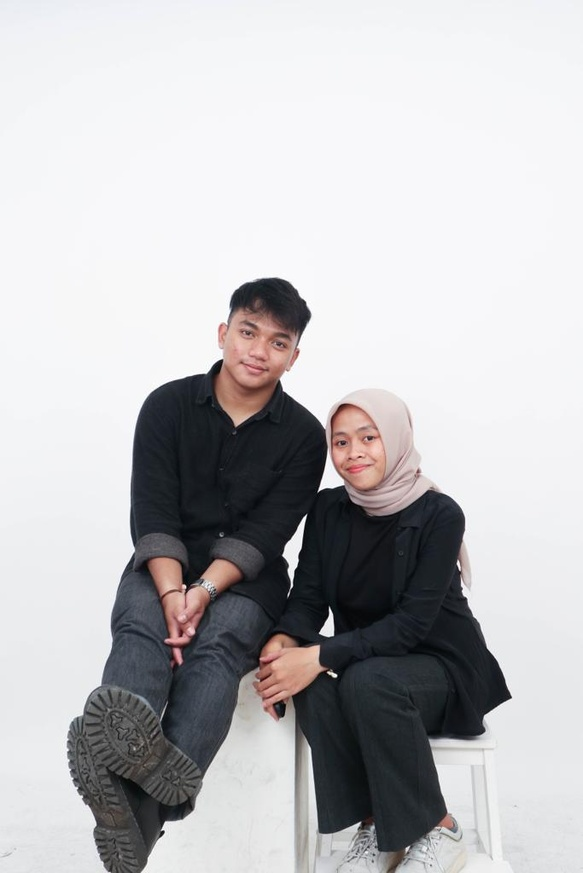
#> input picture farhanwina.jpeg, 583 x 873 px, shrunk from 683 x 1024 before the run
$ python 'FEATURES DETECTING & MATCHING.py'
#> lines starting #> are read from the running program, lines starting #| are printed output that depends on the picture
import numpy as np
import cv2
from matplotlib import pyplot as plt

# Gunakan gambar yang ada pada laptop masing-masing
img1 = cv2.imread('farhanwina.jpeg') # gambar yang dituju
#> img1 is the input picture: shape (873, 583, 3); mean B, G, R 189.8, 187.8, 188.6
img2 = cv2.imread('farhanromd.jpeg') # gambar yang dicari
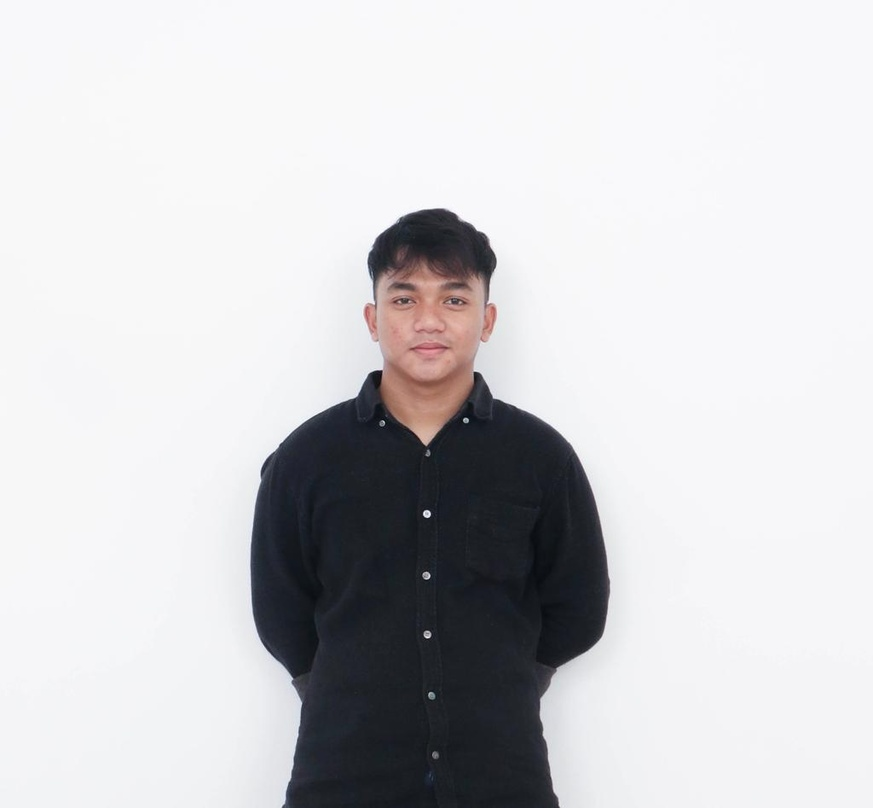
#> input picture farhanromd.jpeg, 873 x 808 px, shrunk from 1024 x 947 before the run
#> img2 is the input picture: shape (808, 873, 3); mean B, G, R 207.6, 205.3, 205.7
gray1 = cv2.cvtColor(img1, cv2.COLOR_BGR2GRAY)
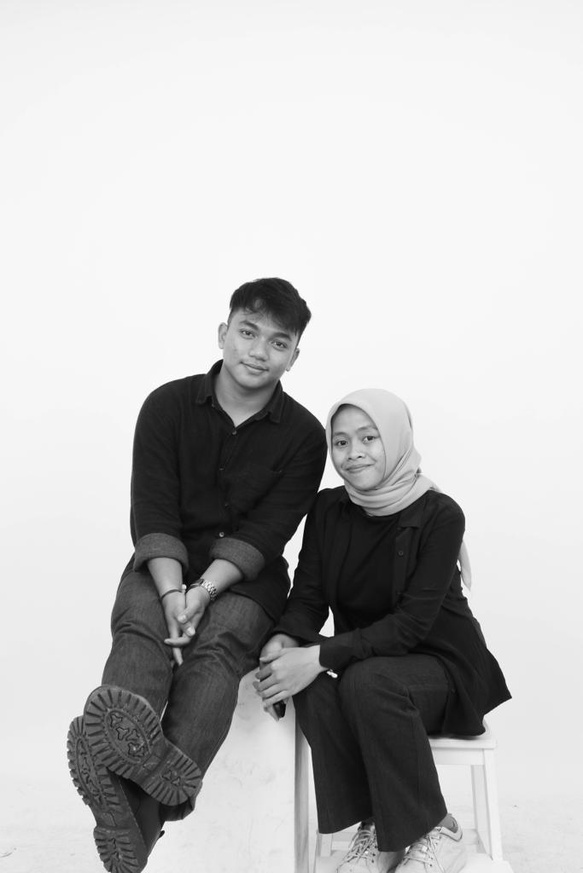
#> gray1: shape (873, 583); min 1, max 255, mean 188.2
gray2 = cv2.cvtColor(img2, cv2.COLOR_BGR2GRAY)

# Menggunakan Detector SIFT
sift = cv2.SIFT_create()

# Mencari Keypoint dengan SIFT
kp1, des1 = sift.detectAndCompute(gray1, None)
#> kp1 = 763 keypoints; strongest (x, y, size): (328, 629, 9.8), (335, 675, 3.2), (330, 479, 13.7), (273, 304, 42.1)
kp2, des2 = sift.detectAndCompute(gray2, None)
#> kp2 = 210 keypoints; strongest (x, y, size): (427, 514, 5.3), (433, 248, 61.9), (466, 420, 3.7), (427, 635, 5.2)

# Melakukan Matching dari hasil deteksi keypoints menggunakan Brute-Force Matcher
bf = cv2.BFMatcher(cv2.NORM_L2, crossCheck=True)
matches = bf.match(des1, des2)
#> matches = 97 matches

# Mengurutkan hasil matching berdasarkan jarak
matches = sorted(matches, key=lambda x: x.distance)

# Menggambar hanya sejumlah tertentu (misalnya 30) pasangan kecocokan terbaik
img3 = cv2.drawMatches(img1, kp1, img2, kp2, matches[:30], None, flags=cv2.DrawMatchesFlags_NOT_DRAW_SINGLE_POINTS)
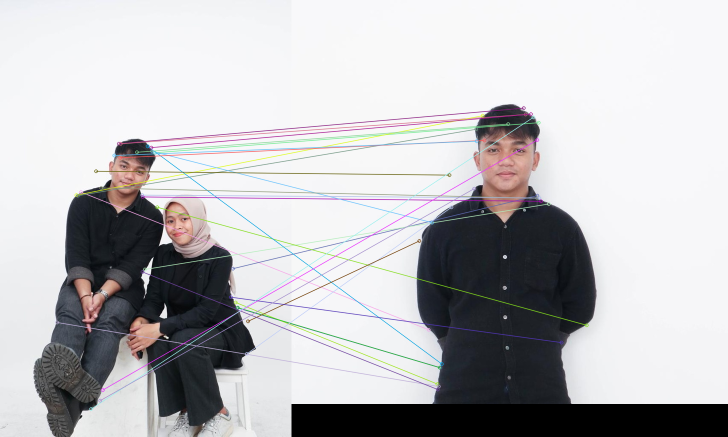
#> img3: shape (873, 1456, 3) (shown at 1/2 size); mean B, G, R 190.1, 187.8, 188.4

# Menampilkan gambar
plt.imshow(cv2.cvtColor(img3, cv2.COLOR_BGR2RGB))
plt.show()
